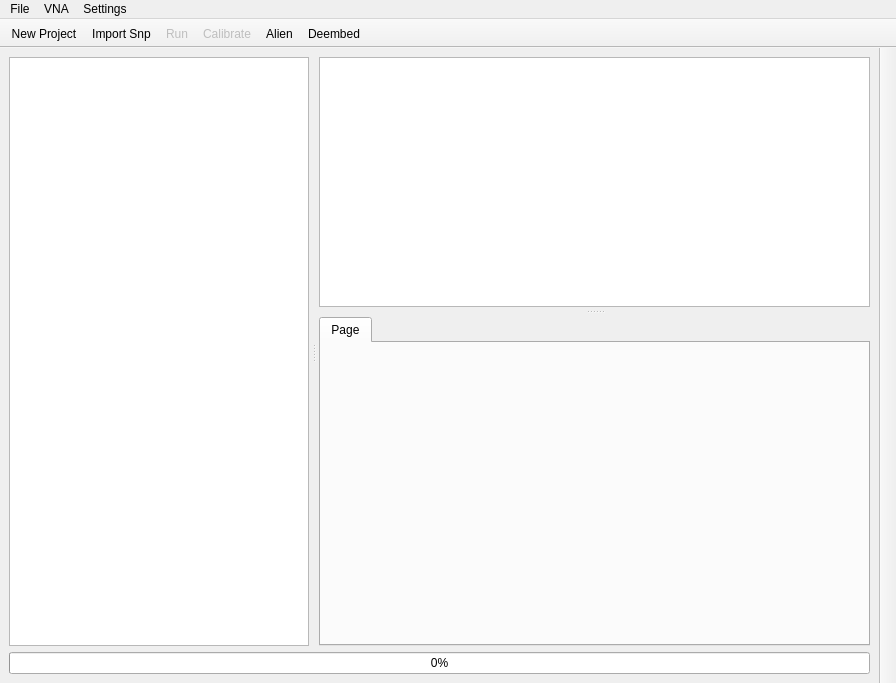
<?xml version="1.0" encoding="UTF-8"?>
<ui version="4.0">
 <class>MainWindow</class>
 <widget class="QMainWindow" name="MainWindow">
  <property name="geometry">
   <rect>
    <x>0</x>
    <y>0</y>
    <width>896</width>
    <height>683</height>
   </rect>
  </property>
  <property name="minimumSize">
   <size>
    <width>896</width>
    <height>683</height>
   </size>
  </property>
  <property name="windowTitle">
   <string>Belden Network Analyzer Software </string>
  </property>
  <property name="windowOpacity">
   <double>42.000000000000000</double>
  </property>
  <property name="unifiedTitleAndToolBarOnMac">
   <bool>false</bool>
  </property>
  <widget class="QWidget" name="centralwidget">
   <layout class="QHBoxLayout" name="horizontalLayout_3">
    <item>
     <layout class="QVBoxLayout" name="verticalLayout_4">
      <item>
       <widget class="QSplitter" name="splitter_2">
        <property name="cursor">
         <cursorShape>ArrowCursor</cursorShape>
        </property>
        <property name="orientation">
         <enum>Qt::Horizontal</enum>
        </property>
        <property name="opaqueResize">
         <bool>true</bool>
        </property>
        <property name="handleWidth">
         <number>10</number>
        </property>
        <property name="childrenCollapsible">
         <bool>false</bool>
        </property>
        <widget class="QTableWidget" name="sampleTable">
         <property name="sizePolicy">
          <sizepolicy hsizetype="Ignored" vsizetype="Expanding">
           <horstretch>1</horstretch>
           <verstretch>0</verstretch>
          </sizepolicy>
         </property>
         <property name="minimumSize">
          <size>
           <width>50</width>
           <height>507</height>
          </size>
         </property>
         <property name="maximumSize">
          <size>
           <width>300</width>
           <height>16777215</height>
          </size>
         </property>
         <property name="alternatingRowColors">
          <bool>true</bool>
         </property>
         <property name="selectionBehavior">
          <enum>QAbstractItemView::SelectRows</enum>
         </property>
         <attribute name="horizontalHeaderVisible">
          <bool>true</bool>
         </attribute>
         <attribute name="verticalHeaderVisible">
          <bool>false</bool>
         </attribute>
        </widget>
        <widget class="QWidget" name="verticalLayoutWidget">
         <layout class="QVBoxLayout" name="verticalLayout_3">
          <item>
           <widget class="QSplitter" name="splitter">
            <property name="cursor">
             <cursorShape>ArrowCursor</cursorShape>
            </property>
            <property name="orientation">
             <enum>Qt::Vertical</enum>
            </property>
            <property name="opaqueResize">
             <bool>true</bool>
            </property>
            <property name="handleWidth">
             <number>10</number>
            </property>
            <property name="childrenCollapsible">
             <bool>false</bool>
            </property>
            <widget class="Canvas" name="graphicsView">
             <property name="sizePolicy">
              <sizepolicy hsizetype="Expanding" vsizetype="Preferred">
               <horstretch>0</horstretch>
               <verstretch>0</verstretch>
              </sizepolicy>
             </property>
             <property name="minimumSize">
              <size>
               <width>0</width>
               <height>250</height>
              </size>
             </property>
             <property name="autoFillBackground">
              <bool>true</bool>
             </property>
            </widget>
            <widget class="QTabWidget" name="param_tabs">
             <property name="sizePolicy">
              <sizepolicy hsizetype="Expanding" vsizetype="Expanding">
               <horstretch>0</horstretch>
               <verstretch>100</verstretch>
              </sizepolicy>
             </property>
             <widget class="QWidget" name="tab">
              <attribute name="title">
               <string>Page</string>
              </attribute>
             </widget>
            </widget>
           </widget>
          </item>
         </layout>
        </widget>
       </widget>
      </item>
      <item>
       <widget class="QProgressBar" name="progressBar">
        <property name="value">
         <number>0</number>
        </property>
        <property name="textVisible">
         <bool>true</bool>
        </property>
       </widget>
      </item>
     </layout>
    </item>
   </layout>
  </widget>
  <widget class="QToolBar" name="toolBar2">
   <property name="windowTitle">
    <string>toolBar</string>
   </property>
   <property name="movable">
    <bool>false</bool>
   </property>
   <attribute name="toolBarArea">
    <enum>RightToolBarArea</enum>
   </attribute>
   <attribute name="toolBarBreak">
    <bool>false</bool>
   </attribute>
  </widget>
  <widget class="QToolBar" name="toolBar">
   <property name="enabled">
    <bool>true</bool>
   </property>
   <property name="font">
    <font>
     <strikeout>false</strikeout>
    </font>
   </property>
   <property name="windowTitle">
    <string>toolBar_2</string>
   </property>
   <property name="movable">
    <bool>false</bool>
   </property>
   <property name="floatable">
    <bool>true</bool>
   </property>
   <attribute name="toolBarArea">
    <enum>TopToolBarArea</enum>
   </attribute>
   <attribute name="toolBarBreak">
    <bool>false</bool>
   </attribute>
   <addaction name="actionNew_Project"/>
   <addaction name="actionToolbar_Import_SnP"/>
   <addaction name="actionRun"/>
   <addaction name="actionCalibrate_2"/>
   <addaction name="actionAlien"/>
   <addaction name="actionDeembed"/>
  </widget>
  <widget class="QMenuBar" name="menuBar">
   <property name="geometry">
    <rect>
     <x>0</x>
     <y>0</y>
     <width>896</width>
     <height>21</height>
    </rect>
   </property>
   <widget class="QMenu" name="menuFile">
    <property name="title">
     <string>File</string>
    </property>
    <addaction name="actionImport_Project"/>
    <addaction name="actionImport_SnP"/>
    <addaction name="separator"/>
    <addaction name="actionSave_Project"/>
    <addaction name="separator"/>
    <addaction name="actionExport_Excel"/>
    <addaction name="actionGenerate_Report"/>
    <addaction name="separator"/>
    <addaction name="actionExit"/>
    <addaction name="separator"/>
   </widget>
   <widget class="QMenu" name="menuSettings">
    <property name="title">
     <string>Settings</string>
    </property>
    <addaction name="actionConfigure_Test"/>
    <addaction name="actionConfigure_Reports"/>
    <addaction name="separator"/>
    <addaction name="actionTest"/>
    <addaction name="separator"/>
    <addaction name="actionPort_Naming"/>
   </widget>
   <widget class="QMenu" name="menuVNA">
    <property name="title">
     <string>VNA</string>
    </property>
    <addaction name="actionConnect"/>
    <addaction name="actionDisconnect"/>
    <addaction name="separator"/>
    <addaction name="actionMeasure"/>
    <addaction name="actionCalibrate"/>
    <addaction name="separator"/>
    <addaction name="actionWho_am_I"/>
   </widget>
   <addaction name="menuFile"/>
   <addaction name="menuVNA"/>
   <addaction name="menuSettings"/>
  </widget>
  <action name="actionImport_SnP">
   <property name="text">
    <string>Import SnP</string>
   </property>
  </action>
  <action name="actionImport_Project">
   <property name="checkable">
    <bool>false</bool>
   </property>
   <property name="checked">
    <bool>false</bool>
   </property>
   <property name="text">
    <string>Import Project</string>
   </property>
  </action>
  <action name="actionSave_Project">
   <property name="text">
    <string>Save Project</string>
   </property>
  </action>
  <action name="actionExport_Excel">
   <property name="text">
    <string>Export Excel</string>
   </property>
  </action>
  <action name="actionGenerate_Report">
   <property name="text">
    <string>Generate Report</string>
   </property>
  </action>
  <action name="actionExit">
   <property name="text">
    <string>Exit</string>
   </property>
  </action>
  <action name="actionCut">
   <property name="text">
    <string>Cut</string>
   </property>
  </action>
  <action name="actionCopy">
   <property name="text">
    <string>Copy</string>
   </property>
  </action>
  <action name="actionPaste">
   <property name="text">
    <string>Paste</string>
   </property>
  </action>
  <action name="actionDelete">
   <property name="text">
    <string>Delete</string>
   </property>
  </action>
  <action name="actionUndo">
   <property name="text">
    <string>Undo</string>
   </property>
  </action>
  <action name="actionRedo">
   <property name="text">
    <string>Redo</string>
   </property>
  </action>
  <action name="actionFind">
   <property name="text">
    <string>Find</string>
   </property>
  </action>
  <action name="actionSelect_All">
   <property name="text">
    <string>Select All</string>
   </property>
  </action>
  <action name="actionConfigure_Test">
   <property name="text">
    <string>Configure Test</string>
   </property>
  </action>
  <action name="actionConnect_to_VNA">
   <property name="text">
    <string>Connect</string>
   </property>
  </action>
  <action name="actionConfigure_Reports">
   <property name="text">
    <string>Configure Reports</string>
   </property>
  </action>
  <action name="actionAbout">
   <property name="text">
    <string>About</string>
   </property>
  </action>
  <action name="actionTest">
   <property name="text">
    <string>Test</string>
   </property>
  </action>
  <action name="actionToolbar_Import_SnP">
   <property name="checkable">
    <bool>false</bool>
   </property>
   <property name="icon">
    <iconset resource="../Pictures/images.qrc">
     <normaloff>:/ImportFIle2.png</normaloff>:/ImportFIle2.png</iconset>
   </property>
   <property name="text">
    <string>Import Snp</string>
   </property>
   <property name="toolTip">
    <string>Import SnP file</string>
   </property>
  </action>
  <action name="actionNew_Project">
   <property name="checkable">
    <bool>false</bool>
   </property>
   <property name="icon">
    <iconset resource="../Pictures/images.qrc">
     <normaloff>:/newProject.png</normaloff>:/newProject.png</iconset>
   </property>
   <property name="text">
    <string>New Project</string>
   </property>
   <property name="toolTip">
    <string>Create New Project</string>
   </property>
   <property name="statusTip">
    <string>Create New Project (Erases current)</string>
   </property>
  </action>
  <action name="actionConnect">
   <property name="text">
    <string>Connect</string>
   </property>
  </action>
  <action name="actionWho_am_I">
   <property name="enabled">
    <bool>false</bool>
   </property>
   <property name="text">
    <string>Who am I ?</string>
   </property>
  </action>
  <action name="actionMeasure">
   <property name="enabled">
    <bool>false</bool>
   </property>
   <property name="text">
    <string>Measure</string>
   </property>
  </action>
  <action name="actionCalibrate">
   <property name="enabled">
    <bool>false</bool>
   </property>
   <property name="text">
    <string>Calibrate</string>
   </property>
  </action>
  <action name="actionDisconnect">
   <property name="enabled">
    <bool>false</bool>
   </property>
   <property name="text">
    <string>Disconnect</string>
   </property>
  </action>
  <action name="actionRun">
   <property name="enabled">
    <bool>false</bool>
   </property>
   <property name="icon">
    <iconset resource="../Pictures/images.qrc">
     <normaloff>:/Run.png</normaloff>
     <disabledoff>:/Run_disabled.png</disabledoff>
     <disabledon>:/Run_disabled.png</disabledon>:/Run.png</iconset>
   </property>
   <property name="text">
    <string>Run</string>
   </property>
  </action>
  <action name="actionCalibrate_2">
   <property name="enabled">
    <bool>false</bool>
   </property>
   <property name="icon">
    <iconset resource="../Pictures/images.qrc">
     <normaloff>:/calibrate.png</normaloff>
     <disabledoff>:/calibrate_disabled.png</disabledoff>
     <disabledon>:/calibrate_disabled.png</disabledon>:/calibrate.png</iconset>
   </property>
   <property name="text">
    <string>Calibrate</string>
   </property>
  </action>
  <action name="actionAlien">
   <property name="icon">
    <iconset resource="../Pictures/images.qrc">
     <normaloff>:/alien.png</normaloff>:/alien.png</iconset>
   </property>
   <property name="text">
    <string>Alien</string>
   </property>
   <property name="toolTip">
    <string>Alien</string>
   </property>
  </action>
  <action name="actionDeembed">
   <property name="icon">
    <iconset resource="../Pictures/images.qrc">
     <normaloff>:/deembed.png</normaloff>:/deembed.png</iconset>
   </property>
   <property name="text">
    <string>Deembed</string>
   </property>
   <property name="toolTip">
    <string>Deembed</string>
   </property>
  </action>
  <action name="actionPort_Naming">
   <property name="text">
    <string>Port/Pair Naming</string>
   </property>
  </action>
 </widget>
 <customwidgets>
  <customwidget>
   <class>Canvas</class>
   <extends>QGraphicsView</extends>
   <header>canvas.h</header>
  </customwidget>
 </customwidgets>
 <resources>
  <include location="../Pictures/images.qrc"/>
 </resources>
 <connections>
  <connection>
   <sender>actionToolbar_Import_SnP</sender>
   <signal>triggered()</signal>
   <receiver>MainWindow</receiver>
   <slot>importSnp()</slot>
   <hints>
    <hint type="sourcelabel">
     <x>-1</x>
     <y>-1</y>
    </hint>
    <hint type="destinationlabel">
     <x>447</x>
     <y>341</y>
    </hint>
   </hints>
  </connection>
  <connection>
   <sender>actionNew_Project</sender>
   <signal>triggered()</signal>
   <receiver>MainWindow</receiver>
   <slot>newProject()</slot>
   <hints>
    <hint type="sourcelabel">
     <x>-1</x>
     <y>-1</y>
    </hint>
    <hint type="destinationlabel">
     <x>447</x>
     <y>341</y>
    </hint>
   </hints>
  </connection>
  <connection>
   <sender>sampleTable</sender>
   <signal>itemSelectionChanged()</signal>
   <receiver>MainWindow</receiver>
   <slot>setActiveSample()</slot>
   <hints>
    <hint type="sourcelabel">
     <x>162</x>
     <y>357</y>
    </hint>
    <hint type="destinationlabel">
     <x>447</x>
     <y>341</y>
    </hint>
   </hints>
  </connection>
  <connection>
   <sender>actionRun</sender>
   <signal>triggered()</signal>
   <receiver>MainWindow</receiver>
   <slot>aquire()</slot>
   <hints>
    <hint type="sourcelabel">
     <x>-1</x>
     <y>-1</y>
    </hint>
    <hint type="destinationlabel">
     <x>447</x>
     <y>341</y>
    </hint>
   </hints>
  </connection>
  <connection>
   <sender>actionImport_SnP</sender>
   <signal>triggered()</signal>
   <receiver>MainWindow</receiver>
   <slot>importSnp()</slot>
   <hints>
    <hint type="sourcelabel">
     <x>-1</x>
     <y>-1</y>
    </hint>
    <hint type="destinationlabel">
     <x>447</x>
     <y>341</y>
    </hint>
   </hints>
  </connection>
  <connection>
   <sender>actionConnect</sender>
   <signal>triggered()</signal>
   <receiver>MainWindow</receiver>
   <slot>connect()</slot>
   <hints>
    <hint type="sourcelabel">
     <x>-1</x>
     <y>-1</y>
    </hint>
    <hint type="destinationlabel">
     <x>447</x>
     <y>341</y>
    </hint>
   </hints>
  </connection>
  <connection>
   <sender>actionWho_am_I</sender>
   <signal>triggered()</signal>
   <receiver>MainWindow</receiver>
   <slot>whoAmI()</slot>
   <hints>
    <hint type="sourcelabel">
     <x>-1</x>
     <y>-1</y>
    </hint>
    <hint type="destinationlabel">
     <x>447</x>
     <y>341</y>
    </hint>
   </hints>
  </connection>
  <connection>
   <sender>actionMeasure</sender>
   <signal>triggered()</signal>
   <receiver>MainWindow</receiver>
   <slot>aquire()</slot>
   <hints>
    <hint type="sourcelabel">
     <x>-1</x>
     <y>-1</y>
    </hint>
    <hint type="destinationlabel">
     <x>447</x>
     <y>341</y>
    </hint>
   </hints>
  </connection>
  <connection>
   <sender>actionCalibrate_2</sender>
   <signal>triggered()</signal>
   <receiver>MainWindow</receiver>
   <slot>calibrate()</slot>
   <hints>
    <hint type="sourcelabel">
     <x>-1</x>
     <y>-1</y>
    </hint>
    <hint type="destinationlabel">
     <x>447</x>
     <y>341</y>
    </hint>
   </hints>
  </connection>
  <connection>
   <sender>actionDisconnect</sender>
   <signal>triggered()</signal>
   <receiver>MainWindow</receiver>
   <slot>disconnect()</slot>
   <hints>
    <hint type="sourcelabel">
     <x>-1</x>
     <y>-1</y>
    </hint>
    <hint type="destinationlabel">
     <x>447</x>
     <y>341</y>
    </hint>
   </hints>
  </connection>
  <connection>
   <sender>actionAlien</sender>
   <signal>triggered()</signal>
   <receiver>MainWindow</receiver>
   <slot>addAlien()</slot>
   <hints>
    <hint type="sourcelabel">
     <x>-1</x>
     <y>-1</y>
    </hint>
    <hint type="destinationlabel">
     <x>447</x>
     <y>341</y>
    </hint>
   </hints>
  </connection>
  <connection>
   <sender>actionDeembed</sender>
   <signal>triggered()</signal>
   <receiver>MainWindow</receiver>
   <slot>addEmbed()</slot>
   <hints>
    <hint type="sourcelabel">
     <x>-1</x>
     <y>-1</y>
    </hint>
    <hint type="destinationlabel">
     <x>447</x>
     <y>341</y>
    </hint>
   </hints>
  </connection>
  <connection>
   <sender>param_tabs</sender>
   <signal>currentChanged(int)</signal>
   <receiver>MainWindow</receiver>
   <slot>tabChange()</slot>
   <hints>
    <hint type="sourcelabel">
     <x>596</x>
     <y>490</y>
    </hint>
    <hint type="destinationlabel">
     <x>447</x>
     <y>341</y>
    </hint>
   </hints>
  </connection>
  <connection>
   <sender>actionPort_Naming</sender>
   <signal>triggered()</signal>
   <receiver>MainWindow</receiver>
   <slot>pairRename()</slot>
   <hints>
    <hint type="sourcelabel">
     <x>-1</x>
     <y>-1</y>
    </hint>
    <hint type="destinationlabel">
     <x>447</x>
     <y>341</y>
    </hint>
   </hints>
  </connection>
 </connections>
 <slots>
  <slot>importSnp()</slot>
  <slot>newProject()</slot>
  <slot>setActiveSample()</slot>
  <slot>tabChange()</slot>
  <slot>connect()</slot>
  <slot>aquire()</slot>
  <slot>calibrate()</slot>
  <slot>disconnect()</slot>
  <slot>whoAmI()</slot>
  <slot>addAlien()</slot>
  <slot>addEmbed()</slot>
  <slot>pairRename()</slot>
 </slots>
</ui>
